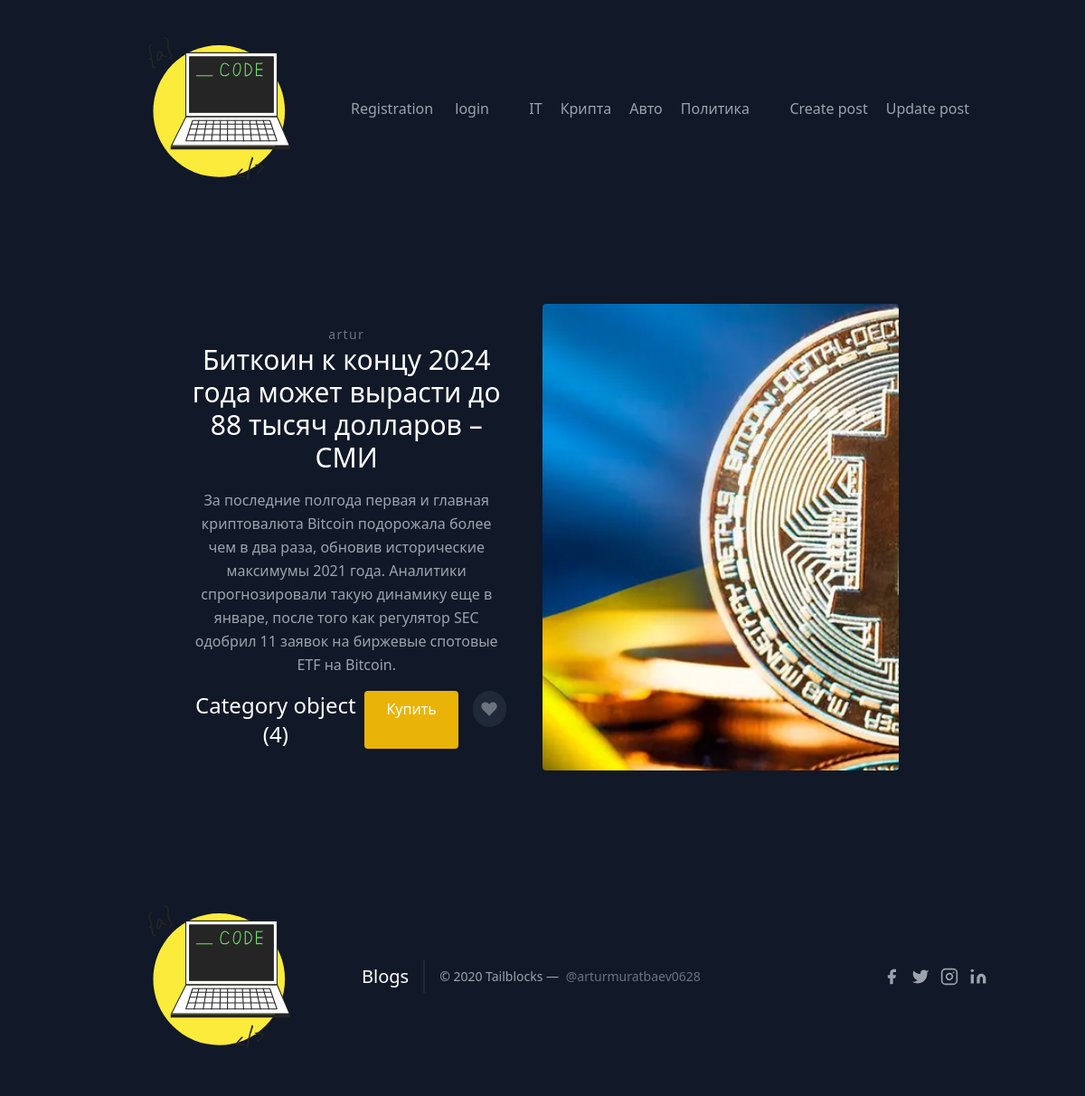
Page /blog/3 on the committed database.
### blog/models.py (models this page shows, shortened)
class Blogs(models.Model):
    author = models.ForeignKey(User,on_delete=models.CASCADE)
    category = models.ForeignKey(Category,on_delete=models.CASCADE)
    title = models.CharField(max_length=255,verbose_name='название')
    text = models.TextField(verbose_name='Пост:')
    image1 = models.ImageField(verbose_name='1 картинка(не обязательно):',blank=True,null=True)
    image2 = models.ImageField(verbose_name='2 картинка(не обязательно):',blank=True,null=True)
    image3 = models.ImageField(verbose_name='3 картинка(не обязательно):',blank=True,null=True)
    pub_date = models.DateTimeField(auto_now_add=True)
    class Meta:
        verbose_name = 'Блог'
        verbose_name_plural = 'Блоги'

class Category(models.Model):
    category_name = models.CharField(max_length=255,verbose_name='Название категории:')
    slug = models.SlugField(verbose_name='Слаг категорий',max_length=255)
    class Meta:
        verbose_name = 'Категория'
        verbose_name_plural = 'Категорий'

### blog/views.py (the view)
# urls.py: path('blog/<int:id>',detail,name='detail'),
def detail(request,id):
    blog = get_object_or_404(models.Blogs,id=id)
    return render(request,'detail.html',{'blog':blog})

### templates/detail.html (shortened to what this page needs)
{% extends 'base.html' %}
{% block content %}
<section class="text-gray-400 bg-gray-900 body-font overflow-hidden">
    <div class="container px-5 py-24 mx-auto">
      <div class="lg:w-4/5 mx-auto flex flex-wrap">
        <div class="lg:w-1/2 w-full lg:pr-10 lg:py-6 mb-6 lg:mb-0">
          <h2 class="text-sm title-font text-gray-500 tracking-widest">{{blog.author}} </h2>
          <h1 class="text-white text-3xl title-font font-medium mb-4">{{blog.title}}</h1>
          <p class="leading-relaxed mb-4">{{blog.text}}</p>
          <div class="flex">
            <span class="title-font font-medium text-2xl text-white">{{blog.category}}</span>
            <button class="flex ml-auto text-white bg-yellow-500 border-0 py-2 px-6 focus:outline-none hover:bg-yellow-600 rounded">Купить</button>
            <button class="rounded-full w-10 h-10 bg-gray-800 p-0 border-0 inline-flex items-center justify-center text-gray-500 ml-4">
              <svg fill="currentColor" stroke-linecap="round" stroke-linejoin="round" stroke-width="2" class="w-5 h-5" viewBox="0 0 24 24">
                <path d="M20.84 4.61a5.5 5.5 0 00-7.78 0L12 5.67l-1.06-1.06a5.5 5.5 0 00-7.78 7.78l1.06 1.06L12 21.23l7.78-7.78 1.06-1.06a5.5 5.5 0 000-7.78z"></path>
              </svg>
            </button>
          </div>
        </div>
        <img alt="ecommerce" class="lg:w-1/2 w-full lg:h-auto h-64 object-cover object-center rounded" src="{{blog.image1.url}}">
      </div>
    </div>
  </section>
{% endblock %}

### static/css/home.css (style rules this page uses)
body { text-align: center; background-color: #201E43; }
button { background: #D6BD98; color: #1A3636; }

### rows in the picture
Blogs: author "artur", title "Биткоин к концу 2024 года может вырасти до 88 тысяч долларов – СМИ", text "За последние полгода первая и главная криптовалюта Bitcoin подорожала более чем в два раза, обновив исторические максимумы 2021 года. Аналитики спрогнозировали такую динамику еще в январе, после того как регулятор SEC одобрил 11 заявок на биржевые спотовые ETF на Bitcoin.", category "Category object (4)", image1 (picture)
